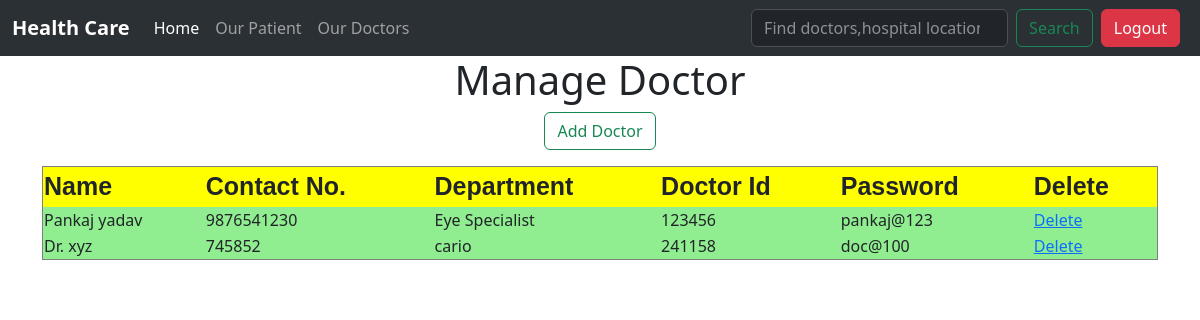
Screenshot of /adminzone/docPage/ (signed in) with the database file from the repository.
### adminzone/models.py (models this page shows)
class AddDoc(models.Model):
    name = models.CharField(max_length=50)
    contact=models.CharField(max_length=15)
    department = models.CharField(max_length=50)
    docId = models.CharField(max_length=10,primary_key=True)
    password=models.CharField(max_length=10)

### adminzone/views.py (the view)
def docPage(request):
    try:
        if request.session['adminid']:
            doc = AddDoc.objects.all()
            return render(request,'docPage.html',{'doc':doc})
    except KeyError:
        return render(request, 'adminlogin.html')

### adminzone/templates/docPage.html
{% extends 'adminparent.html' %}
{% block body %}
<div class="container">
    <h1 class="text-center">Manage Doctor</h1><center>
    <a style="text-decoration: none;color: white;" class="text-center my-3" href="{% url 'adminzone:doctor' %}"><button class="btn btn-outline-success">Add Doctor</button></a>
</center>
    <table class="my-3" style="width:100%;margin:0 auto;" border="1">
        <tr style="background-color:yellow;font-family:sans-serif;font-size:25px;">
            <th>Name</th>
            <th>Contact No.</th>
            <th>Department</th>
            <th>Doctor Id</th>
            <th>Password</th>
            <th>Delete</th>
        </tr>
        {% for e in doc %}
        <tr style="background-color:lightgreen;">
            <td>{{e.name}}</td>
            <td>{{e.contact}}</td>
            <td>{{e.department}}</td>
            <td>{{e.docId}}</td>
            <td>{{e.password}}</td>
            <td><a href="{% url 'adminzone:deleteDoc' id=e.docId %}">Delete</a></td>
        </tr>
        {% endfor %}
</div>
{% endblock body %}

### adminzone/templates/adminparent.html (shortened to what this page needs)
<!doctype html>
<html lang="en">
  <head>
    {% load static %}
    <link href="https://cdn.jsdelivr.net/npm/bootstrap@5.3.0-alpha3/dist/css/bootstrap.min.css" rel="stylesheet">
  </head>
  <body>
<nav class="navbar navbar-expand-lg bg-body-tertiary navbar bg-primary" data-bs-theme="dark">
  <div class="container-fluid">
    <a class="navbar-brand" href="#"><strong>Health Care</strong></a>
    <div class="collapse navbar-collapse" id="navbarSupportedContent">
      <ul class="navbar-nav me-auto mb-2 mb-lg-0">
        <li class="nav-item">
          <a class="nav-link active" aria-current="page" href="{% url 'adminzone:adminhome' %}">Home</a>
        </li>
        <li class="nav-item">
          <a class="nav-link" href="{% url 'adminzone:patient' %}">Our Patient</a>
        </li>
        <li class="nav-item">
            <a class="nav-link" href="{% url 'adminzone:docPage' %}">Our Doctors</a>
          </li>
      </ul>
      <form class="d-flex" role="search">
        <input class="form-control me-2" type="search" placeholder="Find doctors,hospital location.." aria-label="Search">
        <button class="btn btn-outline-success" type="submit">Search</button>
      </form>
      <div class="mx-2">
        <a href="{% url 'adminzone:logout' %}" class="text-white"><button class="btn btn-danger">Logout</button></a>
      </div>
    </div>
  </div>
</nav>
{% block body %}
{% endblock body %}
  </body>
</html>

### rows the page displays
AddDoc: name "Pankaj yadav", contact "9876541230", department "Eye Specialist", docId "123456", password "pankaj@123"
AddDoc: name "Dr. xyz", contact "745852", department "cario", docId "241158", password "doc@100"
